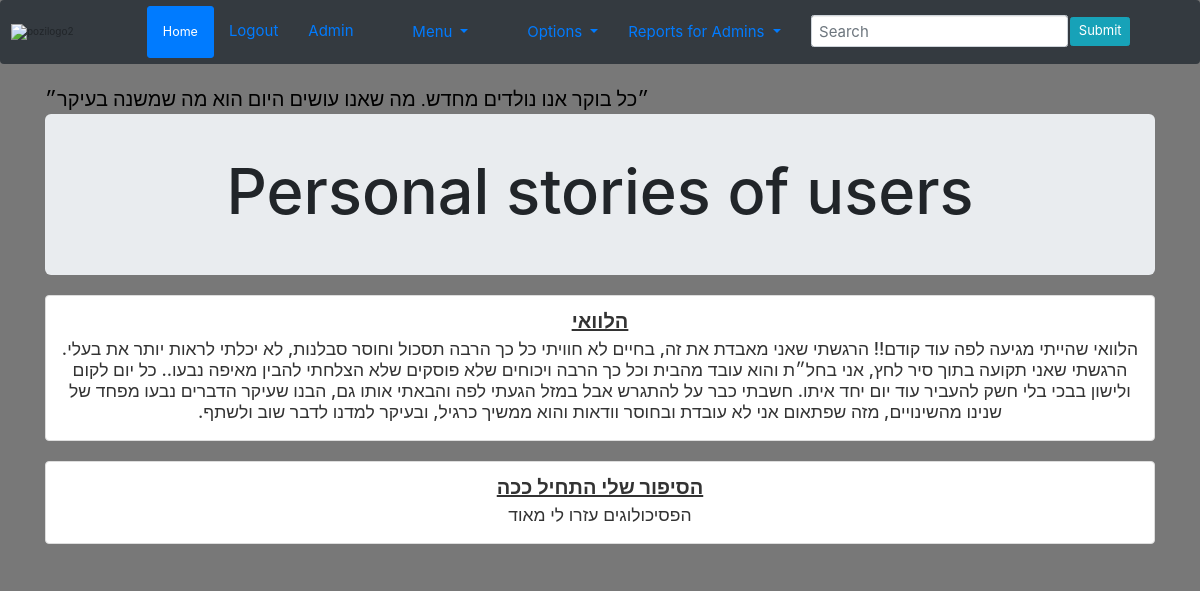
The app's page / (signed in) with its own data.
### chat/models.py (models this page shows, shortened)
class tip_model(models.Model):
    subject = models.CharField(max_length=300)
    text = models.TextField(max_length=5000, null=True)
    release_date = models.DateTimeField(auto_now_add=True, null=True)

### basic_app/models.py (models this page shows, shortened)
class stories_model(models.Model):
    from_email = models.EmailField(null=True)
    subject = models.CharField(max_length=300)
    text = models.TextField(max_length=5000, null=True)

### basic_app/views.py (the view)
# urls.py: url(r'^$', views.index, name='index'),
def index(request):
    query = request.GET.get("title")
    items = tip_model.objects.all()
    random_item = random.choice(items)
    all_stories = None
    if query:
        all_stories = stories_model.objects.filter(subject__icontains=query)
    else:
        all_stories = stories_model.objects.all()
    context = {
        "stories": all_stories,
        "popup": random_item.text
    }
    return render(request, 'basic_app/index.html', context)

### templates/basic_app/index.html (shortened to what this page needs)
{% extends "basic_app/base.html" %}
{% block body_block %}
<section class="notice" id="moving" data-container="body" data-toggle="tooltip" data-placement="bottom" data-original-title="test"><marquee><span class="notice"> {{ popup }} </span></marquee></div></section>
<div class="container"  dir="rtl">
  <div class="jumbotron" dir="rtl">
    <h1 class = "advertheading" > Personal stories of users</h1>
  </div>
    {% if user.is_authenticated %}
      {% for storie in stories %}
      <div class="row" dir="rtl">
  <div class="col-sm-6 col-md-12" dir="rtl">
    <div class="thumbnail" >
      <a  href = '/stories/detail/{{ storie.id }}'><div class="caption" >
        <h2 id="ee">  <strong> <ins>{{ storie.subject }}</ins> </strong></h2>
        <h3 id="ee1"> {{ storie.text }} </h3>
      </div>
      </a>
  </div>
  </div>
      </div>
      {% endfor %}
    {% endif %}
  </div>
{% endblock %}

### templates/basic_app/base.html (style rules this page uses)
body { background-color: rgb(120, 120, 120); }

### templates/basic_app/index.html (style rules this page uses)
#moving { color:black; font-family: 'Varela Round', sans-serif; font-size: 20px; }
#ee { text-align: center }
#ee1 { text-align: center }
.advertheading { text-align: center }

### records on screen
tip_model: text "״כל בוקר אנו נולדים מחדש. מה שאנו עושים היום הוא מה שמשנה בעיקר״"
stories_model: subject "הלוואי", text "הלוואי שהייתי מגיעה לפה עוד קודם!! הרגשתי שאני מאבדת את זה, בחיים לא חוויתי כל כך הרבה תסכול וחוסר סבלנות, לא יכלתי לראות יותר את בעלי. הרגשתי שאני תקועה בתוך סיר לחץ, אני בחל״ת והוא עובד מהבית וכל כך הרבה ויכוחים שלא פוסקים שלא הצלחתי להבין מאיפה נבעו.. כל יום לקום ולישון בבכי בלי חשק להעביר עוד יום יחד איתו. חשבתי כבר על להתגרש אבל במזל הגעתי לפה והבאתי אותו גם, הבנו שעיקר הדברים נבעו מפחד של שנינו מהשינויים, מזה שפתאום אני לא עובדת ובחוסר וודאות והוא ממשיך כרגיל, ובעיקר למדנו לדבר שוב ולשתף."
stories_model: subject "הסיפור שלי התחיל ככה", text "הפסיכולוגים עזרו לי מאוד"
